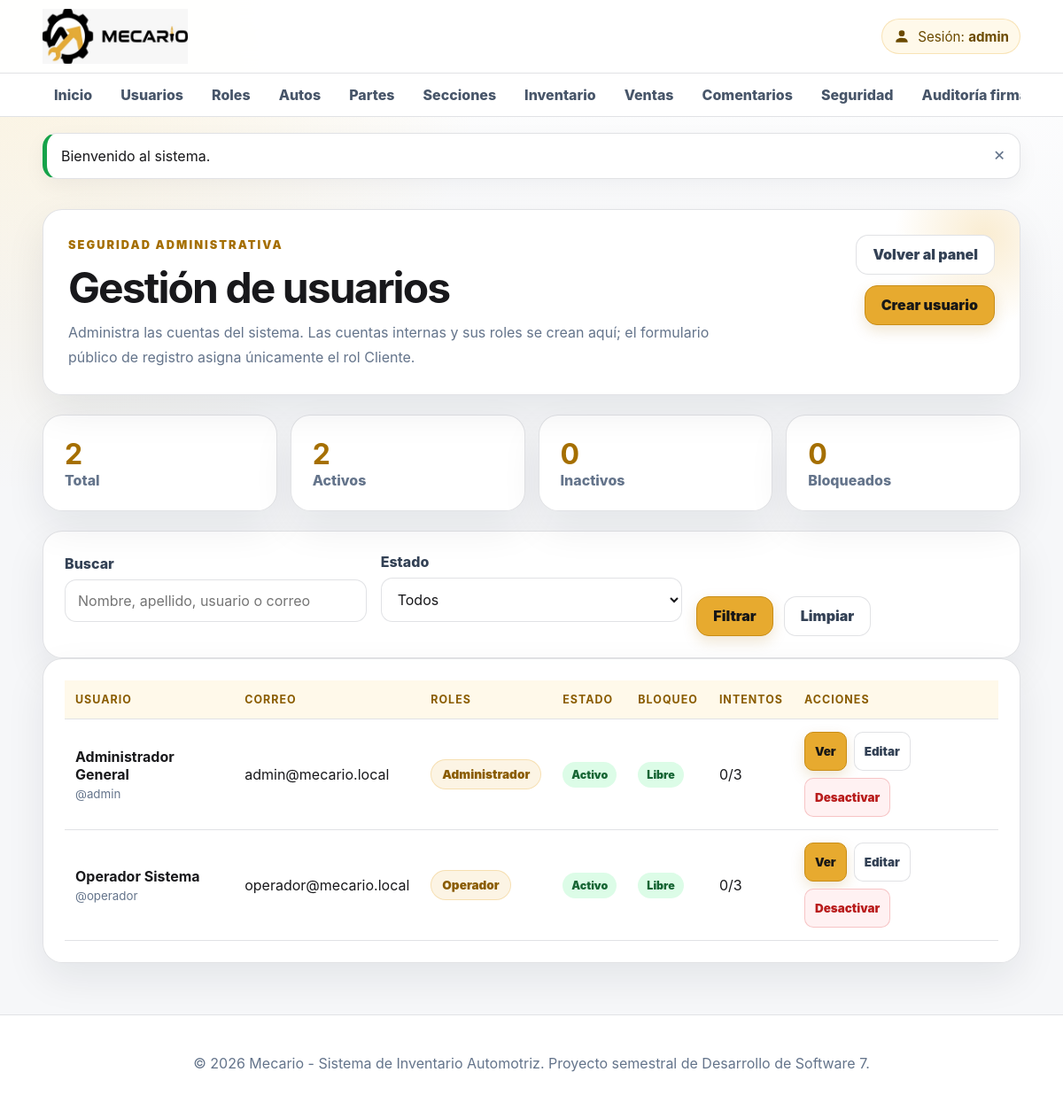
The page /public/usuarios (signed in) on the database its author committed.
### tables this page shows
CREATE TABLE IF NOT EXISTS usuarios (
    id_usuario INT UNSIGNED AUTO_INCREMENT PRIMARY KEY,
    nombre VARCHAR(100) NOT NULL,
    apellido VARCHAR(100) NOT NULL,
    usuario VARCHAR(50) NOT NULL UNIQUE,
    correo VARCHAR(150) NOT NULL UNIQUE,
    password_hash VARCHAR(255) NOT NULL,
    intentos_fallidos TINYINT UNSIGNED NOT NULL DEFAULT 0,
    bloqueado TINYINT(1) NOT NULL DEFAULT 0,
    bloqueado_hasta DATETIME NULL,
    activo TINYINT(1) NOT NULL DEFAULT 1,
    fecha_creacion DATETIME NOT NULL DEFAULT CURRENT_TIMESTAMP,
    fecha_actualizacion DATETIME NULL DEFAULT NULL ON UPDATE CURRENT_TIMESTAMP,
    CONSTRAINT chk_usuario_intentos CHECK (intentos_fallidos <= 3),
    CONSTRAINT chk_usuario_activo CHECK (activo IN (0,1)),
    CONSTRAINT chk_usuario_bloqueado CHECK (bloqueado IN (0,1)),
    INDEX idx_usuario_login (usuario, activo, bloqueado)
);

### app/Controllers/UsuarioController.php (called while the page is built, shortened)
<?php
final class UsuarioController
{
    private Usuario $usuarios;
    public function __construct()
    {
        $this->usuarios = new Usuario();
    }
    public function index(): void
    {
        $busqueda = Sanitizer::texto($_GET['buscar'] ?? '');
        $estado = $_GET['estado'] ?? '';
        View::renderizar('usuarios/index', [
            'titulo' => 'Gestión de usuarios',
            'usuarios' => $this->usuarios->listar($busqueda, $estado),
            'roles' => $this->usuarios->listarRolesActivos(),
            'estadisticas' => $this->usuarios->estadisticas(),
            'busqueda' => $busqueda,
            'estado' => $estado,
        ]);
    }
}

### public/index.php (called while the page is built, shortened)
<?php
$router = new Router();
$router->despachar();

### app/Helpers/Url.php (called while the page is built, shortened)
<?php
final class Url
{
    public static function base(): string
    {
        $script = str_replace(
            '\\',
            '/',
            $_SERVER['SCRIPT_NAME'] ?? '/public/index.php'
        );
        $base = rtrim(dirname($script), '/');
        return $base === '.' ? '' : $base;
    }
    public static function ruta(string $ruta = '/'): string
    {
        $ruta = '/' . ltrim($ruta, '/');
        return self::base() . ($ruta === '//' ? '/' : $ruta);
    }
    public static function asset(string $archivo): string
    {
        return self::ruta('/assets/' . ltrim($archivo, '/'));
    }
}

### app/Helpers/Sanitizer.php (called while the page is built, shortened)
<?php
final class Sanitizer
{
    public static function html(mixed $valor): string
    {
        return htmlspecialchars(
            (string) $valor,
            ENT_QUOTES | ENT_SUBSTITUTE,
            'UTF-8'
        );
    }
}

### app/Core/Session.php (called while the page is built, shortened)
<?php
final class Session
{
    public static function obtener(string $clave, mixed $predeterminado = null): mixed
    {
        return $_SESSION[$clave] ?? $predeterminado;
    }
    public static function usuario(): ?array
    {
        $usuario = self::obtener('usuario');
        return is_array($usuario) ? $usuario : null;
    }
}

### app/Core/Database.php (called while the page is built, shortened)
<?php
final class Database
{
    private PDO $conexion;
    private function __construct()
    {
        $config = require dirname(__DIR__, 2) . '/config/config.php';
        $db = $config['database'];
        $dsn = sprintf(
            'mysql:host=%s;port=%s;dbname=%s;charset=%s',
            $db['host'],
            $db['port'],
            $db['name'],
            $db['charset']
        );
        try {
            $this->conexion = new PDO(
                $dsn,
                $db['user'],
                $db['password'],
                [
                    PDO::ATTR_ERRMODE => PDO::ERRMODE_EXCEPTION,
                    PDO::ATTR_DEFAULT_FETCH_MODE => PDO::FETCH_ASSOC,
                    PDO::ATTR_EMULATE_PREPARES => false,
                ]
            );
        } catch (PDOException $exception) {
            throw new RuntimeException(
                'No se pudo conectar con la base de datos.',
                0,
                $exception
            );
        }
    }
    public function consultar(string $sql, array $parametros = []): PDOStatement
    {
        $sentencia = $this->conexion->prepare($sql);
        $sentencia->execute($parametros);
        return $sentencia;
    }
    public function consultarTodos(string $sql, array $parametros = []): array
    {
        return $this->consultar($sql, $parametros)->fetchAll();
    }
}

### app/Models/Usuario.php (called while the page is built, shortened)
<?php
final class Usuario
{
    private Database $db;
    public function __construct()
    {
        $this->db = Database::getInstancia();
    }
    public function listar(string $busqueda = '', string $estado = ''): array
    {
        $sql = 'SELECT
                u.id_usuario AS id,
                u.nombre,
                u.apellido,
                CONCAT(u.nombre, " ", u.apellido) AS nombre_completo,
                u.usuario,
                u.correo,
                u.activo,
                u.bloqueado,
                u.intentos_fallidos,
                u.fecha_creacion,
                (
                    SELECT GROUP_CONCAT(r.nombre_rol ORDER BY r.nombre_rol SEPARATOR ", ")
                    FROM usuario_rol ur
                    INNER JOIN roles r ON r.id_rol = ur.id_rol
                    WHERE ur.id_usuario = u.id_usuario
                ) AS roles_texto
            FROM usuarios u
            WHERE 1 = 1';
        $params = [];
        $sql .= ' ORDER BY u.fecha_creacion DESC, u.nombre ASC';
        return $this->db->consultarTodos($sql, $params);
    }
}

### app/Views/usuarios/index.php (the view, shortened to what this page needs)
<main class="container">
    <section class="module-hero">
        <div>
            <span class="eyebrow">Seguridad administrativa</span>
            <h1>Gestión de usuarios</h1>
            <p>Administra las cuentas del sistema. Las cuentas internas y sus roles se crean aquí; el formulario público de registro asigna únicamente el rol Cliente.</p>
        </div>
        <div class="action-row">
            <a class="btn btn-secundario" href="<?= Sanitizer::html(Url::ruta('/dashboard')) ?>">Volver al panel</a>
            <a class="btn" href="<?= Sanitizer::html(Url::ruta('/usuarios/crear')) ?>">Crear usuario</a>
        </div>
    </section>
    <section class="stats-grid">
        <article class="stat-card"><strong><?= (int) ($estadisticas['total'] ?? 0) ?></strong><span>Total</span></article>
        <article class="stat-card"><strong><?= (int) ($estadisticas['activos'] ?? 0) ?></strong><span>Activos</span></article>
        <article class="stat-card"><strong><?= (int) ($estadisticas['inactivos'] ?? 0) ?></strong><span>Inactivos</span></article>
        <article class="stat-card"><strong><?= (int) ($estadisticas['bloqueados'] ?? 0) ?></strong><span>Bloqueados</span></article>
    </section>
    <section class="card">
        <form class="filter-form" method="GET" action="<?= Sanitizer::html(Url::ruta('/usuarios')) ?>">
            <div class="form-group">
                <label for="buscar">Buscar</label>
                <input id="buscar" name="buscar" value="<?= Sanitizer::html($busqueda ?? '') ?>" placeholder="Nombre, apellido, usuario o correo">
            </div>
            <div class="form-group">
                <label for="estado">Estado</label>
                <select id="estado" name="estado">
                    <option value="">Todos</option>
                </select>
            </div>
            <div class="form-actions compact">
                <button class="btn" type="submit">Filtrar</button>
                <a class="btn btn-secundario" href="<?= Sanitizer::html(Url::ruta('/usuarios')) ?>">Limpiar</a>
            </div>
        </form>
    </section>
    <section class="card table-wrapper">
        <table>
            <thead>
                <tr>
                    <th>Usuario</th>
                    <th>Correo</th>
                    <th>Roles</th>
                    <th>Estado</th>
                    <th>Bloqueo</th>
                    <th>Intentos</th>
                    <th>Acciones</th>
                </tr>
            </thead>
            <tbody>
            <?php foreach ($usuarios as $usuario): ?>
                <tr>
                    <td>
                        <strong><?= Sanitizer::html($usuario['nombre_completo'] ?? ($usuario['nombre'] ?? '')) ?></strong>
                        <small>@<?= Sanitizer::html($usuario['usuario']) ?></small>
                    </td>
                    <td><?= Sanitizer::html($usuario['correo']) ?></td>
                    <td><?= $usuario['roles_texto'] ? '<span class="chip">' . Sanitizer::html($usuario['roles_texto']) . '</span>' : '<span class="muted">Sin rol</span>' ?></td>
                    <td><?= (int) $usuario['activo'] === 1 ? '<span class="badge badge-success">Activo</span>' : '<span class="badge badge-danger">Inactivo</span>' ?></td>
                    <td><?= (int) $usuario['bloqueado'] === 1 ? '<span class="badge badge-warning">Bloqueado</span>' : '<span class="badge badge-success">Libre</span>' ?></td>
                    <td><?= (int) $usuario['intentos_fallidos'] ?>/3</td>
                    <td class="acciones-tabla">
                        <a class="btn btn-mini" href="<?= Sanitizer::html(Url::ruta('/usuarios/ver/' . $usuario['id'])) ?>">Ver</a>
                        <a class="btn btn-mini btn-secundario" href="<?= Sanitizer::html(Url::ruta('/usuarios/editar/' . $usuario['id'])) ?>">Editar</a>
                        <form method="POST" action="<?= Sanitizer::html(Url::ruta('/usuarios/estado/' . $usuario['id'])) ?>" data-confirm="¿Cambiar estado del usuario?">
                            <button class="btn btn-mini <?= (int) $usuario['activo'] === 1 ? 'btn-danger' : '' ?>" type="submit">
                                <?= (int) $usuario['activo'] === 1 ? 'Desactivar' : 'Activar' ?>
                            </button>
                        </form>
                    </td>
                </tr>
            <?php endforeach; ?>
            </tbody>
        </table>
    </section>
</main>

### app/Core/Router.php (shortened to what this page needs)
<?php
final class Router
{
    private array $rutas = [];
    private function agregar(
        string $metodo,
        string $ruta,
        callable|array $accion
    ): void {
        $this->rutas[$metodo][] = [
            'ruta' => $this->normalizar($ruta),
            'accion' => $accion,
        ];
    }
    public function despachar(): void
    {
        $metodo = strtoupper($_SERVER['REQUEST_METHOD'] ?? 'GET');
        $rutaActual = $this->obtenerRutaActual();
        foreach ($this->rutas[$metodo] ?? [] as $rutaRegistrada) {
            $parametros = $this->coincide(
                $rutaRegistrada['ruta'],
                $rutaActual
            );
            if ($parametros !== false) {
                $this->ejecutarAccion(
                    $rutaRegistrada['accion'],
                    $parametros
                );
                return;
            }
        }
    }
    private function obtenerRutaActual(): string
    {
        $uri = parse_url(
            $_SERVER['REQUEST_URI'] ?? '/',
            PHP_URL_PATH
        ) ?: '/';
        $base = dirname($_SERVER['SCRIPT_NAME'] ?? '');
        if (
            $base !== ''
            && $base !== '/'
            && str_starts_with($uri, $base)
        ) {
            $uri = substr($uri, strlen($base));
        }
        return $this->normalizar($uri);
    }
    private function normalizar(string $ruta): string
    {
        $ruta = '/' . trim($ruta, '/');
        return $ruta === '//' ? '/' : $ruta;
    }
    private function coincide(
        string $rutaRegistrada,
        string $rutaActual
    ): array|false {
        $patron = preg_replace(
            '#\{[a-zA-Z_][a-zA-Z0-9_]*\}#',
            '([^/]+)',
            $rutaRegistrada
        );
        if (!preg_match('#^' . $patron . '$#', $rutaActual, $coincidencias)) {
            return false;
        }
        array_shift($coincidencias);
        return $coincidencias;
    }
    private function ejecutarAccion(
        callable|array $accion,
        array $parametros
    ): void {
        if (
            is_array($accion)
            && isset($accion[0], $accion[1])
            && is_string($accion[0])
        ) {
            $controlador = new $accion[0]();
            $metodo = $accion[1];
            $controlador->{$metodo}(...$parametros);
            return;
        }
    }
}

### app/Views/layout/header.php (shortened to what this page needs)
<?php
$usuarioSesion = Session::usuario();
?>
<!DOCTYPE html>
<html lang="es">
<head>
    <link rel="stylesheet" href="<?= Sanitizer::html(Url::asset('css/style.css')) ?>">
</head>
<body>
<header class="site-header">
    <div class="header-content">
        <a class="brand" href="<?= Sanitizer::html(Url::ruta('/')) ?>" aria-label="Mecario - Inicio">
            <img class="brand-logo" src="<?= Sanitizer::html(Url::asset('img/mecario-logo.jpg')) ?>" alt="Mecario">
        </a>
        <?php if ($usuarioSesion !== null): ?>
            <div class="user-info" aria-label="Usuario en sesión">
                <svg class="user-icon" viewBox="0 0 24 24" aria-hidden="true">
                    <path d="M12 12a4 4 0 1 0 0-8 4 4 0 0 0 0 8Zm0 2c-4.42 0-8 2.24-8 5v1h16v-1c0-2.76-3.58-5-8-5Z" fill="currentColor"/>
                </svg>
                <span>Sesión: <strong><?= Sanitizer::html($usuarioSesion['usuario'] ?? 'Usuario') ?></strong></span>
            </div>
        <?php endif; ?>
    </div>
</header>
<?php require __DIR__ . '/menu.php'; ?>
<?php require __DIR__ . '/mensajes.php'; ?>

### rows shown on the page
usuarios: usuario "admin", nombre "Administrador General", correo "admin@mecario.local", roles_texto "Administrador", activo "Activo", bloqueado "Libre", intentos_fallidos "0"
usuarios: id_usuario "2", nombre "Operador Sistema", usuario "operador", correo "operador@mecario.local", roles_texto "Operador", activo "Activo", bloqueado "Libre", intentos_fallidos "0"

### other values the page prints
Sanitizer::html($mensaje['texto'] ?? '') "Bienvenido al sistema."
